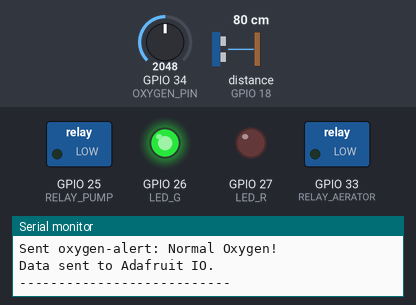
The program below on a simulated ESP32. On the bench: switched loads named in the program (green lamp = pin HIGH), output pins drawn as LEDs (lit = HIGH), the last lines printed to the serial monitor. Wiring (from diagram.json): ultrasonic range finder: trigger GPIO 5; echo GPIO 18. Inputs (shaded band) come from the test bench; at power-on: distance to the obstacle (sensor on GPIO 18) 80 cm, GPIO 34 (OXYGEN_PIN) = 2048. The echo pulse lasts 58.3 µs per cm; pins used as bus, display or sensor lines are not drawn.

Above: at 2.7 s.
2.8 s: distance to the obstacle (sensor on GPIO 18) set to 53 cm
12.0 s: distance to the obstacle (sensor on GPIO 18) set to 45 cm
At 20.8 s:
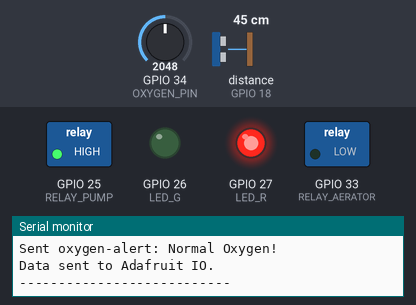
21.6 s: GPIO 34 (OXYGEN_PIN) set to 1503
31.4 s: GPIO 34 (OXYGEN_PIN) set to 1406
At 41.3 s:
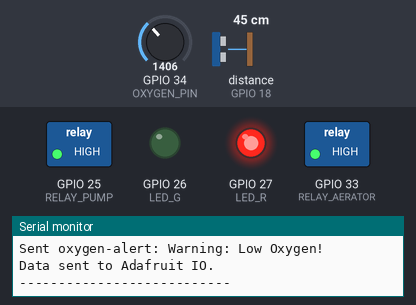
41.7 s: distance to the obstacle (sensor on GPIO 18) set to 60 cm
At 51.3 s:
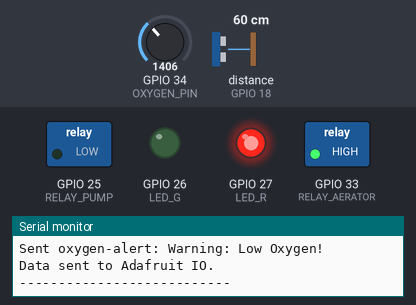
51.8 s: distance to the obstacle (sensor on GPIO 18) set to 2 cm
At 60.8 s:
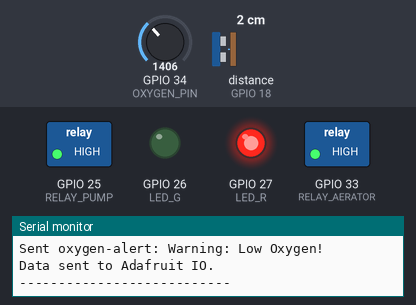
Timing chart, 0 to 62.3 s (numbered marks = the images above; inputs shaded):
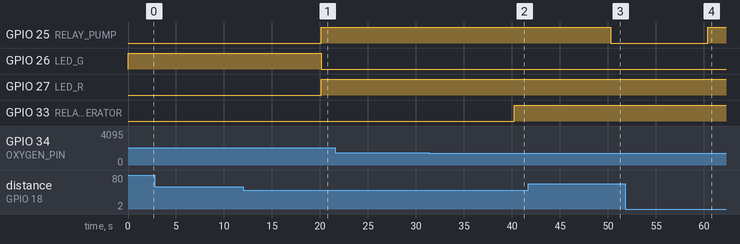

The program:

main.cpp
```cpp
#include <Arduino.h>
#include "AdafruitIO_WiFi.h"

// ===============================
// [1] Adafruit IO & WiFi Setting
// ===============================
#define IO_USERNAME  "kanka"

// ตอนอัป GitHub อย่าใส่ Key จริง
// ตอนรันจริงค่อยเปลี่ยนเป็น Adafruit IO Key ของตัวเอง
#define IO_KEY       "ADA_KEY"

#define WIFI_SSID    "Wokwi-GUEST"
#define WIFI_PASS    ""

AdafruitIO_WiFi io(IO_USERNAME, IO_KEY, WIFI_SSID, WIFI_PASS);

// ===============================
// [2] Adafruit IO Feeds
// ===============================
AdafruitIO_Feed *levelFeed = io.feed("water-level");
AdafruitIO_Feed *oxygenFeed = io.feed("oxygen-level");

AdafruitIO_Feed *pumpRelayFeed = io.feed("pump-relay-status");
AdafruitIO_Feed *aeratorRelayFeed = io.feed("aerator-relay-status");

AdafruitIO_Feed *waterAlertFeed = io.feed("water-level-alert");
AdafruitIO_Feed *oxygenAlertFeed = io.feed("oxygen-alert");

// ===============================
// [3] Pin Setup
// ===============================

// Ultrasonic Sensor HC-SR04
const int TRIG_PIN = 5;
const int ECHO_PIN = 18;

// Oxygen Sensor จำลองด้วย Potentiometer
const int OXYGEN_PIN = 34;

// Relay 2 ตัว
const int RELAY_PUMP = 25;      // Relay 1: ปั๊มน้ำ / ระบายน้ำ
const int RELAY_AERATOR = 33;   // Relay 2: เครื่องตีน้ำ / เพิ่มออกซิเจน

// LED
const int LED_G = 26;
const int LED_R = 27;

// ===============================
// [4] System Setting
// ===============================
const float POND_DEPTH = 200.0;

// ถ้าระยะผิวน้ำใกล้เซนเซอร์น้อยกว่า 50 cm = น้ำสูงเกิน
const float CRITICAL_DISTANCE = 50.0;

// ถ้าระดับน้ำต่ำกว่าหรือเท่ากับ 50 cm = น้ำน้อย
const float LOW_WATER_LEVEL = 50.0;

// ค่า Oxygen ขั้นต่ำ
const float MIN_OXYGEN = 5.0;   // mg/L

// ===============================
// [5] Timer
// ===============================
unsigned long lastUpdate = 0;
const unsigned long interval = 10000; // ส่งข้อมูลทุก 10 วินาที

// Relay states
int pumpRelayState = 0;
int aeratorRelayState = 0;

// ===============================
// Function Prototypes
// ===============================
void monitorAndSend();
float readUltrasonic(bool &error);
float readOxygen();
void setRelay(int relayPin, int state);
void setAlertLED(bool abnormal);

void setup() {
  Serial.begin(115200);

  pinMode(TRIG_PIN, OUTPUT);
  pinMode(ECHO_PIN, INPUT);

  pinMode(OXYGEN_PIN, INPUT);

  pinMode(RELAY_PUMP, OUTPUT);
  pinMode(RELAY_AERATOR, OUTPUT);

  pinMode(LED_G, OUTPUT);
  pinMode(LED_R, OUTPUT);

  digitalWrite(RELAY_PUMP, LOW);
  digitalWrite(RELAY_AERATOR, LOW);

  setAlertLED(false);

  Serial.println("======================================");
  Serial.println(" WATER LEVEL + OXYGEN MONITOR STARTED ");
  Serial.println("======================================");

  Serial.print("Pond Depth: ");
  Serial.print(POND_DEPTH);
  Serial.println(" cm");

  Serial.print("Critical Distance: ");
  Serial.print(CRITICAL_DISTANCE);
  Serial.println(" cm");

  Serial.print("Low Water Level: ");
  Serial.print(LOW_WATER_LEVEL);
  Serial.println(" cm");

  Serial.print("Minimum Oxygen: ");
  Serial.print(MIN_OXYGEN);
  Serial.println(" mg/L");

  Serial.println("======================================");
  Serial.print("Connecting to Adafruit IO");

  io.connect();

  while (io.status() < AIO_CONNECTED) {
    Serial.print(".");
    delay(500);
  }

  Serial.println();
  Serial.println("[SUCCESS] Adafruit IO Connected!");
  Serial.println("======================================");

  monitorAndSend();
}

void loop() {
  io.run();

  if (millis() - lastUpdate >= interval) {
    lastUpdate = millis();
    monitorAndSend();
  }
}

// =====================================================
// อ่าน Sensor + ควบคุม Relay + ส่งข้อมูล
// =====================================================
void monitorAndSend() {
  bool ultrasonicError = false;

  // -------------------------------
  // 1. อ่าน Ultrasonic
  // -------------------------------
  float sensorDistance = readUltrasonic(ultrasonicError);

  float waterLevel = 0.0;

  if (!ultrasonicError) {
    waterLevel = POND_DEPTH - sensorDistance;
    waterLevel = constrain(waterLevel, 0, POND_DEPTH);
  }

  // -------------------------------
  // 2. อ่าน Oxygen Sensor
  // -------------------------------
  float oxygenLevel = readOxygen();

  // -------------------------------
  // 3. Water Alert Logic
  // -------------------------------
  String waterAlertMessage = "";
  bool waterHigh = false;
  bool waterLow = false;

  if (ultrasonicError) {
    waterAlertMessage = "Water Sensor Error!";
  }
  else if (sensorDistance < CRITICAL_DISTANCE) {
    waterHigh = true;
    waterAlertMessage = "Warning: High Water Level!";
  }
  else if (waterLevel <= LOW_WATER_LEVEL) {
    waterLow = true;
    waterAlertMessage = "Warning: Low Water Level!";
  }
  else {
    waterAlertMessage = "Normal Water Level!";
  }

  // -------------------------------
  // 4. Oxygen Alert Logic
  // -------------------------------
  String oxygenAlertMessage = "";
  bool oxygenLow = false;

  if (oxygenLevel < MIN_OXYGEN) {
    oxygenLow = true;
    oxygenAlertMessage = "Warning: Low Oxygen!";
  }
  else {
    oxygenAlertMessage = "Normal Oxygen!";
  }

  // -------------------------------
  // 5. Relay Logic
  // -------------------------------

  // Relay 1: ปั๊มน้ำ / ระบายน้ำ
  // เปิดเมื่อระดับน้ำสูงหรือต่ำผิดปกติ
  if (waterHigh || waterLow) {
    pumpRelayState = 1;
  } else {
    pumpRelayState = 0;
  }

  // Relay 2: เครื่องตีน้ำ / Aerator
  // เปิดเมื่อค่าออกซิเจนต่ำ
  if (oxygenLow) {
    aeratorRelayState = 1;
  } else {
    aeratorRelayState = 0;
  }

  setRelay(RELAY_PUMP, pumpRelayState);
  setRelay(RELAY_AERATOR, aeratorRelayState);

  // -------------------------------
  // 6. LED Alert Logic
  // -------------------------------
  // ถ้ามีเหตุการณ์ผิดปกติใด ๆ ให้ไฟแดงติด
  bool abnormal = ultrasonicError || waterHigh || waterLow || oxygenLow;

  setAlertLED(abnormal);

  // -------------------------------
  // 7. Serial Monitor
  // -------------------------------
  Serial.println();
  Serial.println(">>> Updating Cloud Data...");

  if (ultrasonicError) {
    Serial.println("Sensor Distance: ERROR");
    Serial.println("Water Level:     ERROR");
  } else {
    Serial.print("Sensor Distance: ");
    Serial.print(sensorDistance);
    Serial.println(" cm");

    Serial.print("Water Level:     ");
    Serial.print(waterLevel);
    Serial.println(" cm");
  }

  Serial.print("Oxygen Level:    ");
  Serial.print(oxygenLevel);
  Serial.println(" mg/L");

  Serial.print("Water Alert:     ");
  Serial.println(waterAlertMessage);

  Serial.print("Oxygen Alert:    ");
  Serial.println(oxygenAlertMessage);

  Serial.print("Pump Relay:      ");
  Serial.println(pumpRelayState == 1 ? "ON" : "OFF");

  Serial.print("Aerator Relay:   ");
  Serial.println(aeratorRelayState == 1 ? "ON" : "OFF");

  Serial.print("LED Status:      ");
  Serial.println(abnormal ? "RED - ABNORMAL" : "GREEN - NORMAL");

  // -------------------------------
  // 8. Send to Adafruit IO
  // -------------------------------
  if (!ultrasonicError) {
    levelFeed->save(waterLevel);
    Serial.print("Sent water-level: ");
    Serial.println(waterLevel);
  } else {
    Serial.println("Skip water-level because ultrasonic error.");
  }

  oxygenFeed->save(oxygenLevel);

  pumpRelayFeed->save(pumpRelayState);
  aeratorRelayFeed->save(aeratorRelayState);

  waterAlertFeed->save(waterAlertMessage);
  oxygenAlertFeed->save(oxygenAlertMessage);

  Serial.print("Sent oxygen-level: ");
  Serial.println(oxygenLevel);

  Serial.print("Sent pump-relay-status: ");
  Serial.println(pumpRelayState == 1 ? "ON" : "OFF");

  Serial.print("Sent aerator-relay-status: ");
  Serial.println(aeratorRelayState == 1 ? "ON" : "OFF");

  Serial.print("Sent water-level-alert: ");
  Serial.println(waterAlertMessage);

  Serial.print("Sent oxygen-alert: ");
  Serial.println(oxygenAlertMessage);

  Serial.println("Data sent to Adafruit IO.");
  Serial.println("---------------------------");
}

// =====================================================
// อ่านค่า Ultrasonic HC-SR04
// =====================================================
float readUltrasonic(bool &error) {
  digitalWrite(TRIG_PIN, LOW);
  delayMicroseconds(2);

  digitalWrite(TRIG_PIN, HIGH);
  delayMicroseconds(10);

  digitalWrite(TRIG_PIN, LOW);

  long duration = pulseIn(ECHO_PIN, HIGH, 30000);

  if (duration == 0) {
    error = true;
    return 999.0;
  }

  error = false;

  float distance = duration * 0.034 / 2.0;
  return distance;
}

// =====================================================
// อ่านค่า Oxygen Sensor
// ใช้ Potentiometer จำลองค่า Oxygen 0 - 14 mg/L
// =====================================================
float readOxygen() {
  int analogValue = analogRead(OXYGEN_PIN);

  // ESP32 analogRead ได้ค่า 0 - 4095
  // แปลงเป็น Oxygen 0.00 - 14.00 mg/L
  float oxygenMgL = map(analogValue, 0, 4095, 0, 1400) / 100.0;

  return oxygenMgL;
}

// =====================================================
// สั่ง Relay
// =====================================================
void setRelay(int relayPin, int state) {
  digitalWrite(relayPin, state == 1 ? HIGH : LOW);
}

// =====================================================
// LED Alert
// ถ้าผิดปกติ = LED แดง
// ถ้าปกติ = LED เขียว
// =====================================================
void setAlertLED(bool abnormal) {
  if (abnormal) {
    digitalWrite(LED_R, HIGH);
    digitalWrite(LED_G, LOW);
  } else {
    digitalWrite(LED_R, LOW);
    digitalWrite(LED_G, HIGH);
  }
}
```

Measured:
- the behaviour switches between 51 and 50 cm on distance to the obstacle (sensor on GPIO 18) (found by bisection; images 0 and 1)
- the behaviour switches between 1463 and 1462 on GPIO 34 (OXYGEN_PIN) (found by bisection; images 1 and 2)
- after the input at 12.0 s, GPIO 25 (RELAY_PUMP), GPIO 27 (LED_R): LOW → HIGH after 8.1 s; GPIO 26 (LED_G): HIGH → LOW after 8.1 s
- after the input at 31.4 s, GPIO 33 (RELAY_AERATOR): LOW → HIGH after 8.9 s
- after the input at 41.7 s, GPIO 25 (RELAY_PUMP): HIGH → LOW after 8.6 s
- after the input at 51.8 s, GPIO 25 (RELAY_PUMP): LOW → HIGH after 8.6 s
